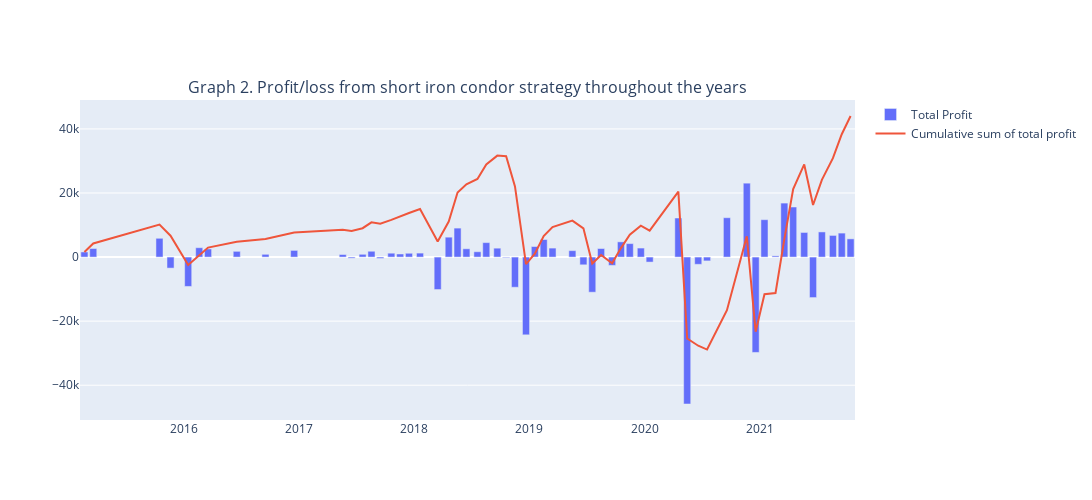

Notebook code cell kept with this figure:
### Markdown cell above
After we have complete short iron condor transactions, we visualize the outcome through multiple graphs. First, we look at the total and cumulative sum of profits during the observation period.

### Code cell
# get total profit/loss grouped by expiration date
df1 = transaction.groupby(by = ['Exp_date'])['Total Profit/Loss'].sum().reset_index()

# create subplots and show total and cumulative sum of of total profit over the years
fig = make_subplots(subplot_titles = ['Graph 2. Profit/loss from short iron condor strategy throughout the years'])
fig.add_trace(go.Bar(x=df1['Exp_date'], y=df1['Total Profit/Loss'], name = 'Total Profit'))
fig.add_trace(go.Line(x=df1['Exp_date'], y=df1['Total Profit/Loss'].cumsum(), name = 'Cumulative sum of total profit'))

fig.update_layout(height=500, width=1100)
fig.show()
